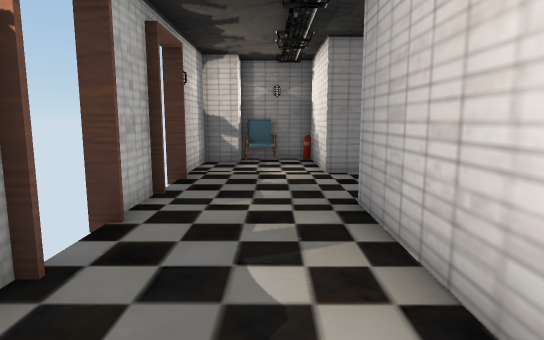
view 1 (above)

15 first-person views from a walk through a Unity game level. The camera is 1.5 m above the floor, tilts 8° down and sees 75° across. The floor is counted in squares, 1 m on a side. Each view is taken from the middle of a square. On the plan, view 1 faces up. The plan holds only what a view shows up to about 16 squares ahead; the rest is blank. The player character is not drawn. Door leaves are left out, so doorways stand open.

view 2
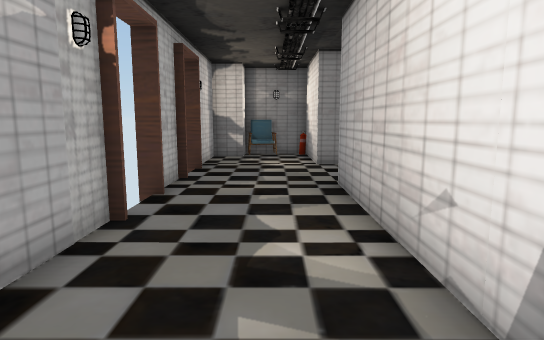

view 3
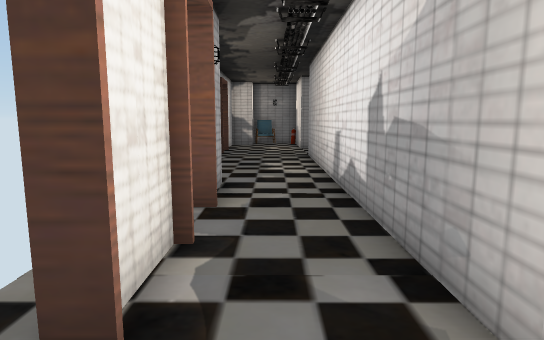

view 4
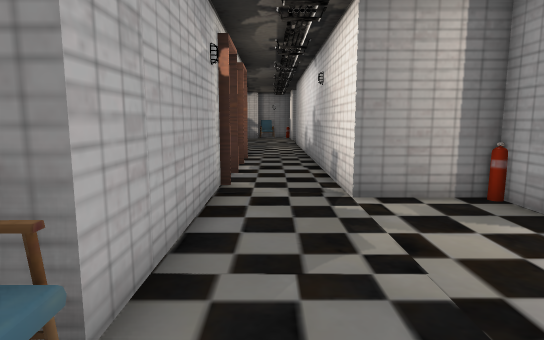

view 5
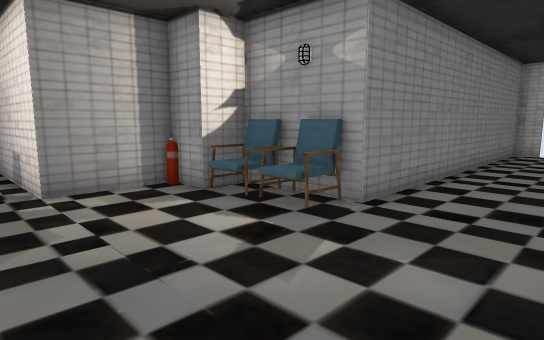

view 6
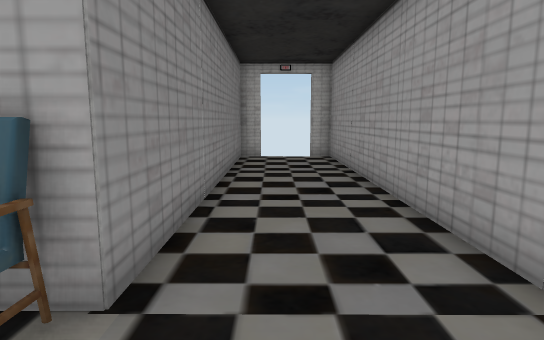

view 7
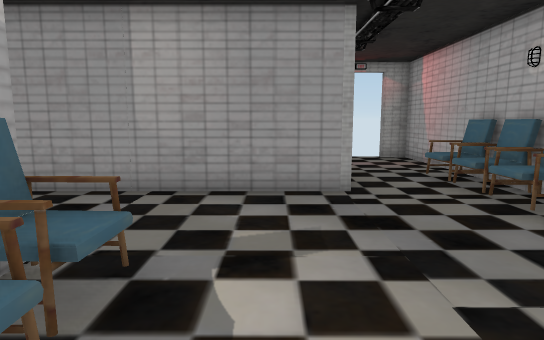

view 8
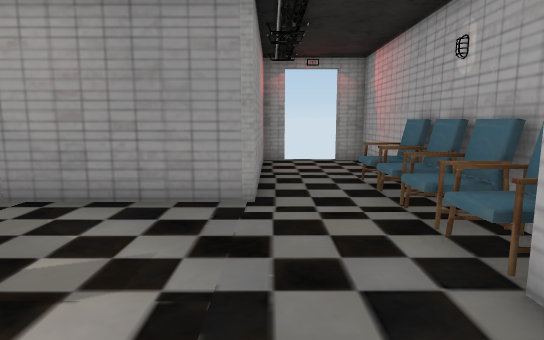

view 9
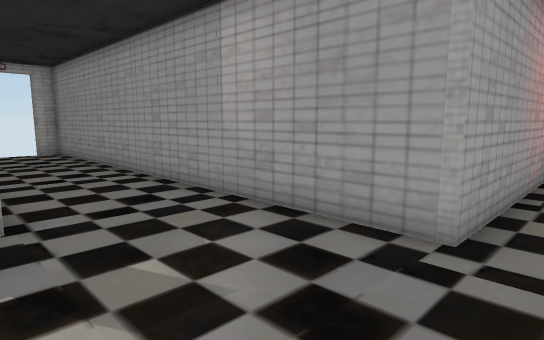

view 10
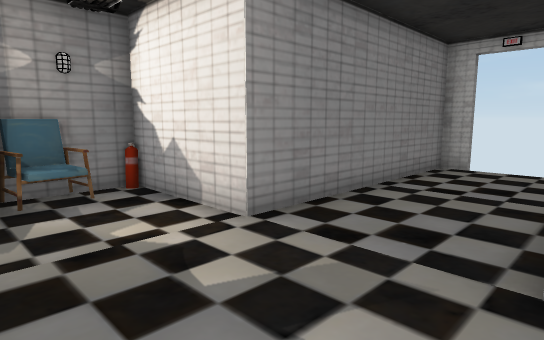

view 11
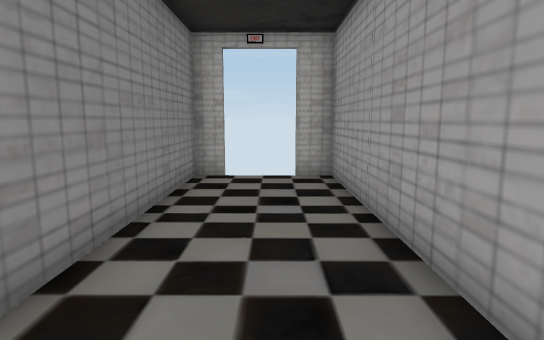

view 12
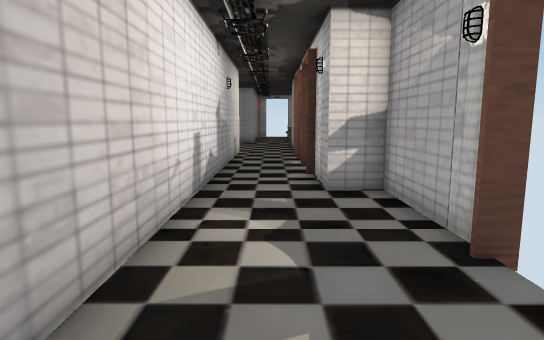

view 13
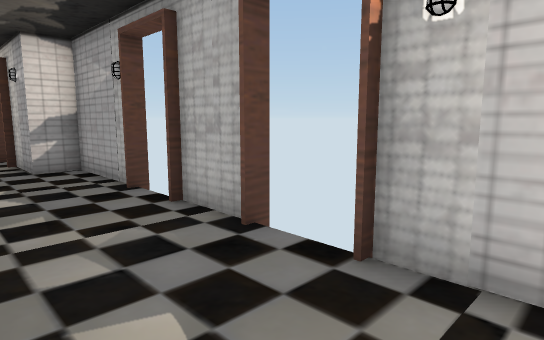

view 14
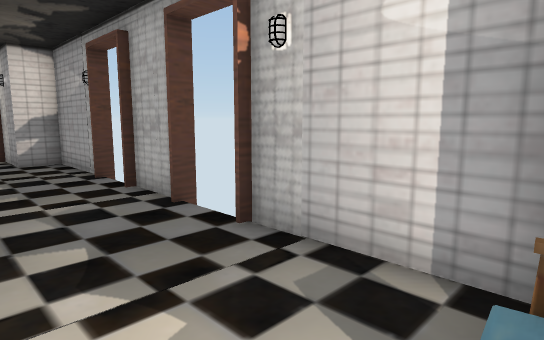

view 15
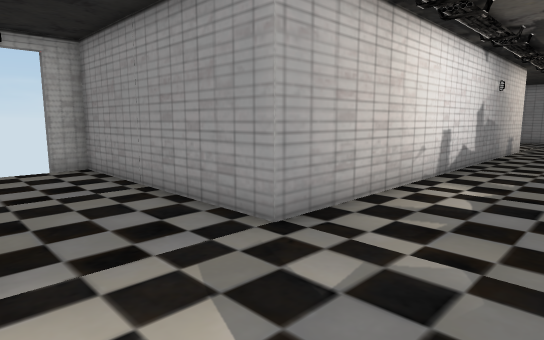

### Floor plan
Points are (right, up) in squares from view 1. A wall is a line through its corners. A room is listed if a view was taken in it or the views show most of it. See-through windows are left out.
Room 1 (views 1, 10, 11, 12, 13, 14, 15)
walls: (-2.4, 7.2) (-2.4, 5.1); (-2.4, 3.2) (-2.4, -0.6) (-1.2, -0.6); (-1.2, 13.6) (-1.2, 12.8) (-2.4, 12.8) (-2.4, 9.1); (1.6, -0.5) (1.6, 6.4) (9.6, 6.4) (9.6, 7.4); (9.6, 9.2) (9.6, 10.1) (1.6, 10.1) (1.6, 14) (-1.3, 14)
low walls: (-0.5, 12.8) (-0.9, 12.8)
ways out: opening at (0.5, 0) to room 2; open door at (-2.5, 4.5); open door at (-2.5, 8.5); open door at (10, 8.5)
objects: other object (0, 13); other object (1, 14)
Room 2 (views 2, 3, 4, 5, 6, 7, 8, 9)
walls: (3.5, -10.2) (1.6, -10.2) (1.6, -0.5); (-1.1, -14.9) (-1.8, -14.9); (-2.4, -16.5) (-2.4, -25.4) (-1.4, -25.4); (-1.2, -8.8) (-1.2, -15.5); (1.3, -25.1) (1.3, -18.4) (17.7, -18.4) (17.7, -17.5); (0.5, -25.4) (1.4, -25.4); (-1.2, -4.8) (-1.2, -6.4); (17.7, -15.6) (17.7, -14.7) (5.6, -14.7) (5.6, -11.5) (4.4, -11.5) (4.4, -10.7); (-1.2, -0.6) (-1.2, -2.9)
low walls: (5.3, -13.3) (4.5, -13.3); (5.3, -12.9) (4.3, -12.9)
ways out: opening at (0.5, 0) to room 1; open door at (-1, -7.5); open door at (-1, -3.5); open door at (-0.5, -25.5); open door at (18, -16.5)
objects: other object (-2, -20) to (-1, -20); other object (-2, -19) to (-1, -18); other object (-2, -17) to (-1, -17); other object (-2, -16) to (-1, -16); other object (4, -12) to (5, -12); other object (4, -10); other object (5, -14)

Positions as (right, up) in squares from view 1, and headings:
1: (0, 0), facing up
2: (0, -2), facing up
3: (0, -9), facing up
4: (0, -17), facing up
5: (0, -18), facing up-right
6: (3, -16), facing right
7: (3, -11), facing down
8: (1, -12), facing down
9: (0, -14), facing down-right
10: (-2, 6), facing up-right
11: (0, 8), facing right
12: (0, 7), facing down
13: (1, 11), facing down-left
14: (1, 13), facing down-left
15: (-2, 10), facing down-right
